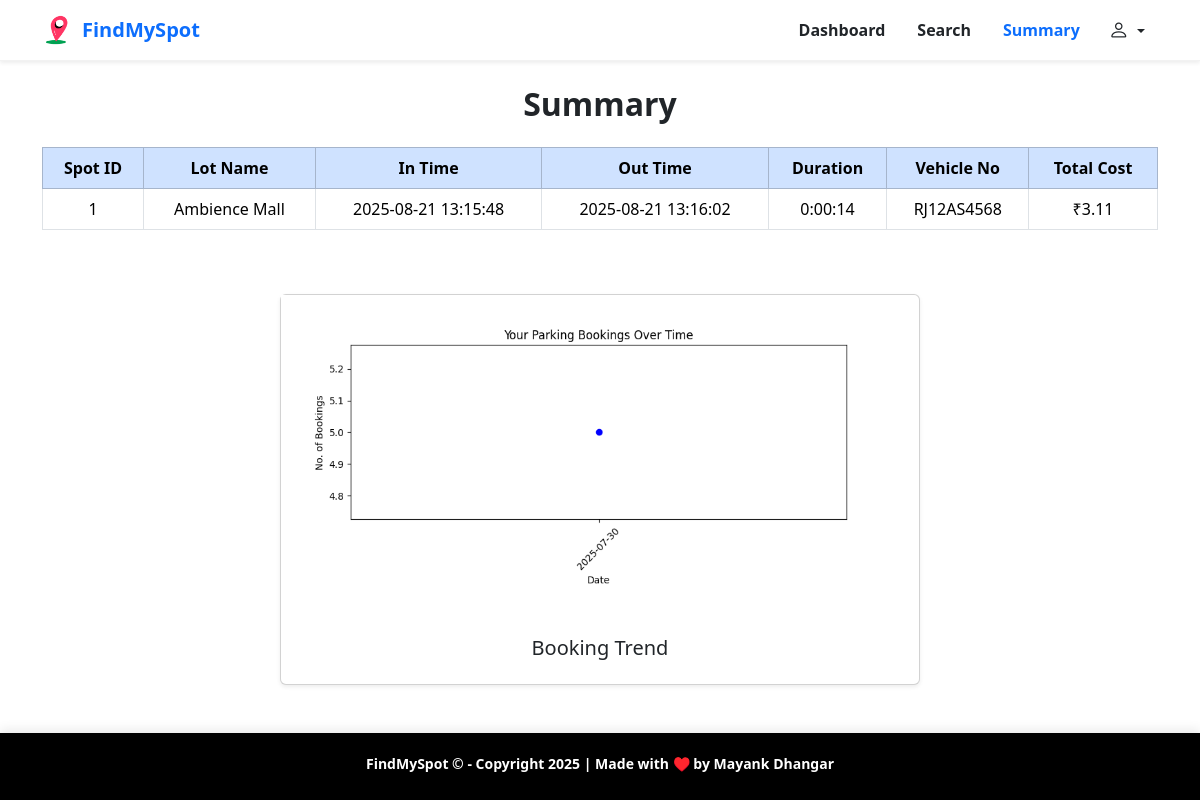
The page /user/summary (signed in) on the database its author committed.
### backend/models.py (models this page shows)
class ParkingLot(db.Model):
    __tablename__ = "Parking_Lot"
    id = db.Column(db.Integer , primary_key = True , autoincrement=True)
    prime_location_name = db.Column(db.String, nullable = False)
    price = db.Column(db.Integer, nullable = False) #####
    address = db.Column(db.String, nullable = False)
    city = db.Column(db.String , nullable = False)
    pin_code = db.Column(db.Integer, nullable = False)
    maximum_number_of_spots = db.Column(db.Integer, nullable = False)
    spots = db.relationship("ParkingSpot", backref = "Parking_Lot")
    reserved_parking_spot = db.relationship("ReservedParkingSpot" , backref="Parking_Lot")

class ReservedParkingSpot(db.Model):
    __tablename__ = "Reserved_Parking_Spot"
    id = db.Column(db.Integer , primary_key = True , autoincrement=True)
    spot_id = db.Column(db.Integer, db.ForeignKey("Parking_Spot.id"), nullable = False)
    user_id = db.Column(db.Integer, db.ForeignKey("user.id"), nullable = False)
    lot_id = db.Column(db.Integer, db.ForeignKey('Parking_Lot.id'), nullable=False)
    parking_timestamp = db.Column(db.String, nullable = False)
    leaving_timestamp = db.Column(db.String, nullable = False)
    vehicle_number = db.Column(db.String, nullable = False)
    parkingCost_unitTime = db.Column(db.Integer, nullable = False) ####
    total_cost = db.Column(db.Float, nullable=True)

### backend/routes.py (the view)
@app.route('/user/summary')
@login_required
def user_summary():
    from datetime import datetime
    from collections import defaultdict
    import matplotlib.pyplot as plt
    bookings = ReservedParkingSpot.query.filter_by(user_id=current_user.id).all()
    summary_data = []
    bookings_per_day = defaultdict(int)  # for line chart
    for booking in bookings:
        if booking.leaving_timestamp != "Not yet left":
            in_time = datetime.strptime(booking.parking_timestamp, "%Y-%m-%d %H:%M:%S")
            out_time = datetime.strptime(booking.leaving_timestamp, "%Y-%m-%d %H:%M:%S")
            duration = out_time - in_time
            total_cost = booking.total_cost or round((duration.total_seconds() / 3600) * booking.parkingCost_unitTime, 2)
            summary_data.append({
                'spot_id': booking.spot_id,
                'lot_name': booking.Parking_Lot.prime_location_name,
                'in_time': booking.parking_timestamp,
                'out_time': booking.leaving_timestamp,
                'duration': str(duration),
                'vehicle_number': booking.vehicle_number,
                'cost': f"₹{total_cost:.2f}"
            })
            date_only = in_time.date().isoformat()  # Extract YYYY-MM-DD
            bookings_per_day[date_only] += 1
    sorted_dates = sorted(bookings_per_day)
    booking_counts = [bookings_per_day[date] for date in sorted_dates]
    plt.figure(figsize=(8, 4))
    plt.plot(sorted_dates, booking_counts, marker='o', linestyle='-', color='blue')
    plt.xlabel("Date")
    plt.ylabel("No. of Bookings")
    plt.title("Your Parking Bookings Over Time")
    plt.xticks(rotation=45)
    plt.tight_layout()
    chart_path = "./static/user/user_booking_trend.png"
    plt.savefig(chart_path, bbox_inches='tight', pad_inches=0.5)
    plt.close()
    return render_template('/user/summary.html', summary_data=summary_data, chart_path=chart_path)

### app.py (called while the page is built)
def create_app():
    app = Flask(__name__)
    app.config["SQLALCHEMY_DATABASE_URI"] = "sqlite:///vehicle__app_db.sqlite3"
    app.config["SECRET_KEY"] = "thisismayankdhangar"
    db.init_app(app)
    api.init_app(app)
    login_manager = LoginManager(app)
    @login_manager.user_loader
    def load_user(email): #taking the id from cookies
        return db.session.query(User).filter_by(email = email).first() or db.session.query(Admin).filter_by(email = email).first()
    app.app_context().push()
    db.create_all()
    return app

### templates/user/summary.html (shortened to what this page needs)
<!DOCTYPE html>
<html lang="en">
<head>
    <link href="https://cdn.jsdelivr.net/npm/bootstrap@5.3.7/dist/css/bootstrap.min.css" rel="stylesheet"
>
    <link rel="stylesheet" href="https://cdn.jsdelivr.net/npm/bootstrap-icons@1.13.1/font/bootstrap-icons.min.css">
    <link rel="stylesheet" href="/static/css/nav_footer.css">
</head>
<body>
    <nav class="navbar navbar-expand-lg sticky-top shadow-sm light-glass-navbar">
        <div class="container">
            <a class="navbar-brand fw-bold text-primary d-flex align-items-center" href="/" target="_blank">
                <img src="/static/images/Logo.png" alt="Logo" width="32" height="32" class="me-2">
                FindMySpot
            </a>
            <div class="collapse navbar-collapse justify-content-end" id="navbarNav">
                <ul class="navbar-nav align-items-center">
                    <li class="nav-item mx-2">
                        <a class="nav-link fw-semibold text-dark" href="/user/dashboard">Dashboard</a>
                    </li>
                    <li class="nav-item mx-2">
                        <a class="nav-link fw-semibold text-dark" href="/user/search">Search</a>
                    </li>
                    <li class="nav-item mx-2">
                        <a class="nav-link fw-semibold text-primary" href="/user/summary">Summary</a>
                    </li>
                    <div class="dropdown">
                        <button class="btn dropdown-toggle" type="button" data-bs-toggle="dropdown"
                            aria-expanded="false">
                            <i class="bi bi-person fs-5"></i>
                        </button>
                    </div>
                </ul>
            </div>
        </div>
    </nav>
    <div class="container mt-4">
       <h2 class="text-center my-4 fw-bold">Summary</h2>
        {% if summary_data %}
        <div class="table-responsive text-center">
            <table class="table table-bordered table-hover">
                <thead class="table-primary">
                    <tr>
                        <th>Spot ID</th>
                        <th>Lot Name</th>
                        <th>In Time</th>
                        <th>Out Time</th>
                        <th>Duration</th>
                        <th>Vehicle No</th>
                        <th>Total Cost</th>
                    </tr>
                </thead>
                <tbody>
                    {% for entry in summary_data %}
                    <tr>
                        <td>{{ entry.spot_id }}</td>
                        <td>{{ entry.lot_name }}</td>
                        <td>{{ entry.in_time }}</td>
                        <td>{{ entry.out_time }}</td>
                        <td>{{ entry.duration }}</td>
                        <td>{{ entry.vehicle_number }}</td>
                        <td>{{ entry.cost }}</td>
                    </tr>
                    {% endfor %}
                </tbody>
            </table>
        </div>
        {% else %}
        <p class="text-muted">No completed bookings yet.</p>
        {% endif %}
    </div>
    <div class="card mx-auto my-5 shadow-sm" style="width:40rem">
        <img src="/static/user/user_booking_trend.png" alt="Booking Trend Line Chart" class="img-fluid"
            style="max-width: 600px;">
        <div class="card-body text-center">
            <h5 class="card-title">Booking Trend</h5>
        </div>
    </div>
    <div class="footer">
        <div class="container">
            <p class="fw-semibold">FindMySpot &COPY; - Copyright 2025 | Made with &#x2665;&#xfe0f; by Mayank Dhangar</p>
        </div>
    </div>
</body>
</html>

### static/css/nav_footer.css (style rules this page uses)
.light-glass-navbar { background-color: rgba(255, 255, 255, 0.30); backdrop-filter: blur(8px); -webkit-backdrop-filter: blur(8px); transition: background-color 0.3s ease; border-bottom: 1px solid rgba(0, 0, 0, 0.05); }
.footer { bottom: 0; left: 0; width: 100%; text-align: center; background: black; color: white; font-size: 14px; padding: 20px 0 10px; box-shadow: 0 -4px 10px rgba(0, 0, 0, 0.08); z-index: 999; }
.footer p { color: white; }

### rows shown on the page
ParkingLot: lot_name "Ambience Mall"
ReservedParkingSpot: in_time "2025-08-21 13:15:48", out_time "2025-08-21 13:16:02", vehicle_number "RJ12AS4568"

### other values the page prints
{{ entry.spot_id }} "1"
{{ entry.duration }} "0:00:14"
{{ entry.cost }} "₹3.11"
